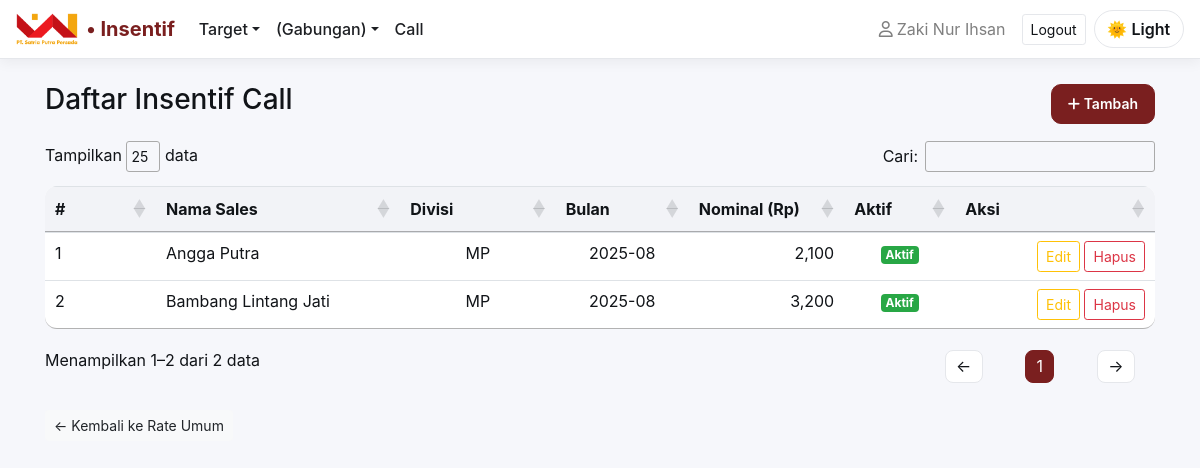
Screenshot of /insentif/override (signed in) with the database file from the repository.
### app.py (models this page shows)
class InsentifOverride(db.Model):
    __tablename__ = "insentif_override"
    id = db.Column(db.Integer, primary_key=True)
    salesman_id = db.Column(db.Integer, db.ForeignKey("salesman.id"), nullable=False)
    jenis = db.Column(db.String(20), nullable=False)
    bulan = db.Column(db.String(7), nullable=True)   # YYYY-MM
    amount = db.Column(db.Integer, nullable=False, default=0)
    is_active = db.Column(db.Boolean, default=True)
    __table_args__ = (
        db.UniqueConstraint("salesman_id", "jenis", "bulan", name="uq_override_key"),
    )

class Salesman(db.Model):
    __tablename__ = "salesman"
    id = db.Column(db.Integer, primary_key=True)
    name = db.Column(db.String(120), nullable=False)
    area = db.Column(db.String(80), nullable=True)
    divisi = db.Column(db.String(10), nullable=False)   # MP | AVIAN
    kategori = db.Column(db.String(12), nullable=False) # Bronze | Silver | Gold | Platinum

### app.py (the view)
@app.route("/insentif/override")
def override_list():
    rows = db.session.query(InsentifOverride, Salesman)\
            .join(Salesman, InsentifOverride.salesman_id==Salesman.id)\
            .order_by(Salesman.name.asc(), InsentifOverride.jenis.asc(), InsentifOverride.bulan.asc()).all()
    try:
        return render_template("override_list.html", rows=rows)
    except:
        return render_template_string("""
        <div class="container p-4">
          <h3>Override Insentif per Sales</h3>
          <p><a href="{{ url_for('override_new') }}">Tambah Override</a> | <a href="{{ url_for('insentif_list') }}">Kembali ke Rate Umum</a></p>
          <table border="1" cellpadding="6" cellspacing="0">
            <tr><th>Nama Sales</th><th>Jenis</th><th>Bulan</th><th>Nominal</th><th>Aktif</th><th>Aksi</th></tr>
            {% for r,s in rows %}
            <tr>
              <td>{{ s.name }}</td>
              <td>{{ r.jenis }}</td>
              <td>{{ r.bulan or '—' }}</td>
              <td>{{ "{:,}".format(r.amount) }}</td>
              <td>{{ 'Ya' if r.is_active else 'Tidak' }}</td>
              <td>
                <a href="{{ url_for('override_edit', id=r.id) }}">Edit</a> |
                <form action="{{ url_for('override_delete', id=r.id) }}" method="post" style="display:inline" onsubmit="return confirm('Hapus?')">
                  <button type="submit">Delete</button>
                </form>
              </td>
            </tr>
            {% endfor %}
          </table>
        </div>
        """, rows=rows)

### app.py (called while the page is built)
def _admin_allowed(endpoint: str) -> bool:
    if not endpoint:
        return False
    always_ok = {"static", "login", "logout", "dashboard"}
    if endpoint in always_ok:
        return True
    allowed_prefixes = (
        "target_", "target_tagihan_",
        "call_", "noo_", "noo_only_", "ca_", "fl_ao_",
        "rekap", "insentif", "override"
    )
    return any(endpoint.startswith(p) for p in allowed_prefixes)

### templates/override_list.html (shortened to what this page needs)
{% extends "base.html" %}
{% block content %}
<div class="d-flex justify-content-between align-items-center mb-3">
  <h3>Daftar Insentif Call</h3>
  <div class="d-flex">
    <a href="{{ url_for('override_new') }}" class="btn btn-primary btn-sm">
      <i class="fas fa-plus"></i> Tambah
    </a>
  </div>
  </div>
  <div class="table-responsive">
    <table id="tabelover" class="table table-sm table-hover sortable">
        <thead class="thead">
          <tr class="text-center">
            <th>#</th>
            <th style="width:22%">Nama Sales</th>
            <th style="width:14%">Divisi</th>
            <th style="width:12%">Bulan</th>
            <th style="width:14%">Nominal (Rp)</th>
            <th style="width:10%">Aktif</th>
            <th style="width:18%">Aksi</th>
          </tr>
        </thead>
        <tbody>
          {% for r, s in rows %}
          <tr>
            <td></td>
            <td>{{ s.name }}</td>
            <td class="text-center">{{ s.divisi }}</td>
            <td class="text-center">{{ r.bulan or '—' }}</td>
            <td class="text-right">{{ "{:,.0f}".format(r.amount) }}</td>
            <td class="text-center">
              {% if r.is_active %}
                <span class="badge badge-success">Aktif</span>
              {% else %}
                <span class="badge badge-secondary">Nonaktif</span>
              {% endif %}
            </td>
            <td class="text-right">
            <a href="{{ url_for('override_edit', id=r.id) }}" class="btn btn-sm btn-outline-warning">Edit</a>
            <form action="{{ url_for('override_delete', id=r.id) }}" method="post"
                  style="display:inline" onsubmit="return confirm('Yakin ingin menghapus data ini?')">
              <button class="btn btn-sm btn-outline-danger">Hapus</button>
            </form>
          </td>
          </tr>
          {% else %}
          <tr><td colspan="8" class="text-center text-muted py-3">Belum ada override</td></tr>
          {% endfor %}
        </tbody>
      </table>
    </div>
  <div class="mt-3">
    <a href="{{ url_for('insentif_list') }}" class="btn btn-light btn-sm">← Kembali ke Rate Umum</a>
  </div>
<link rel="stylesheet" href="https://cdn.datatables.net/1.13.6/css/jquery.dataTables.min.css">
{% endblock %}

### templates/base.html (style rules this page uses)
:root { --accent:#7A1F1F; --accent-2:#A02C2C; --bg:#F6F7FB; --card:#FFFFFF; --text:#111418; --muted:#6B7280; --border:#E5E7EB; --thead:#F2F3F7; --hover:#FEF2F2; --link:#7A1F1F; --toast-header:#7A1F1F; --toast-body:#ffffff; --success:#28a745; --success-hover:#218838; }
html,body { height:100% }
body { background:var(--bg); color:var(--text); -webkit-font-smoothing:antialiased; -moz-osx-font-smoothing:grayscale; transition:background .25s ease, color .25s ease; }
.btn-primary { background:var(--accent); border-color:var(--accent); border-radius:10px; padding:.55rem 1rem; font-weight:600; }
.table { background:var(--card); color:var(--text); border-collapse:separate !important; border-spacing:0; overflow:hidden; border-radius:12px; }
.table thead th { background:var(--thead); color:var(--text); border-bottom:2px solid var(--border); font-weight:700; }
.table-responsive { overflow-x: auto; scrollbar-width: thin; }
a, .btn-link { color:var(--link); }

### rows the page displays
InsentifOverride: name "Angga Putra", divisi "MP", bulan "2025-08", amount "2,100", is_active "Aktif"
InsentifOverride: name "Bambang Lintang Jati", divisi "MP", bulan "2025-08", amount "3,200", is_active "Aktif"

### other values shown
{{ u.full_name }} "Zaki Nur Ihsan"
